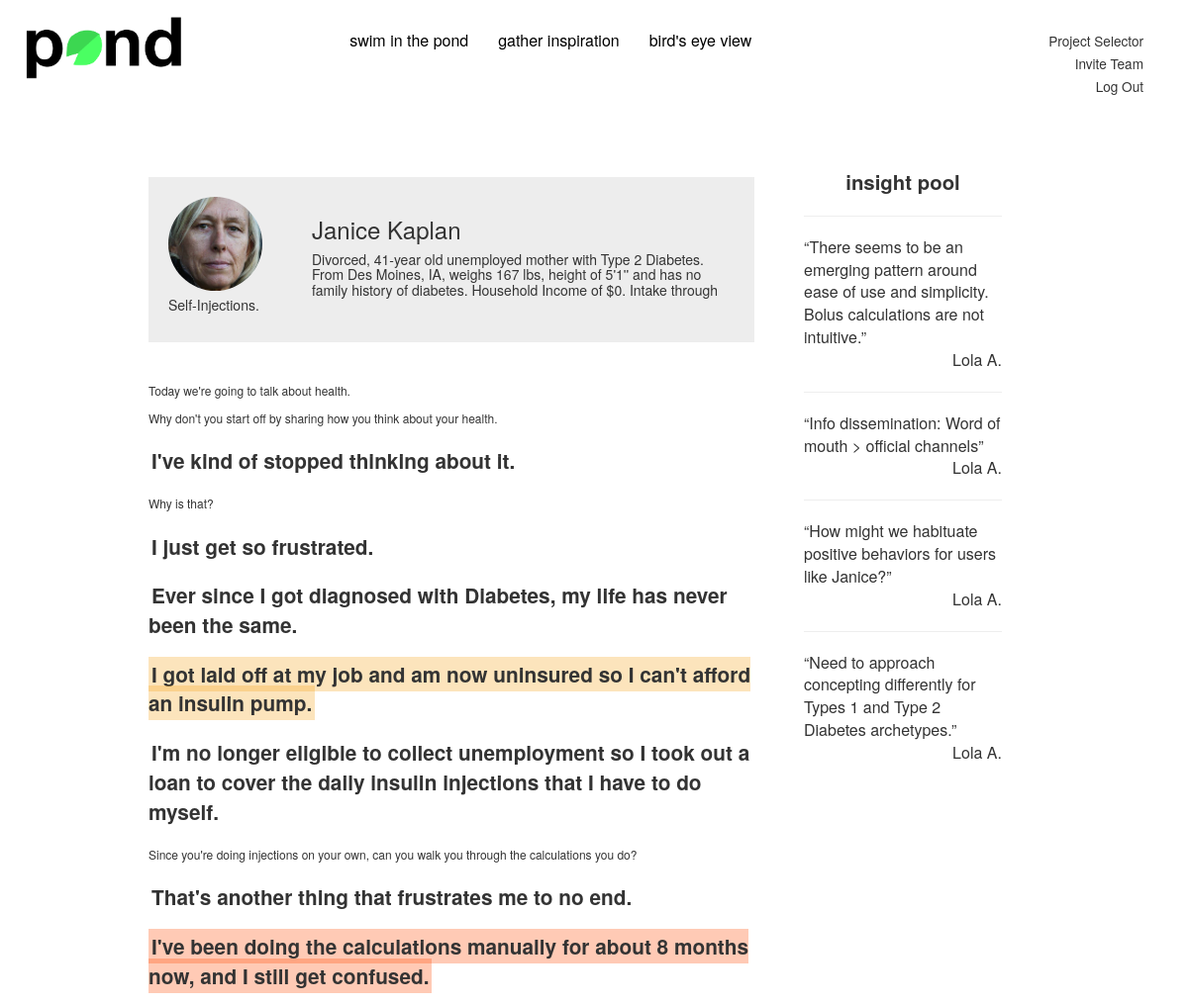
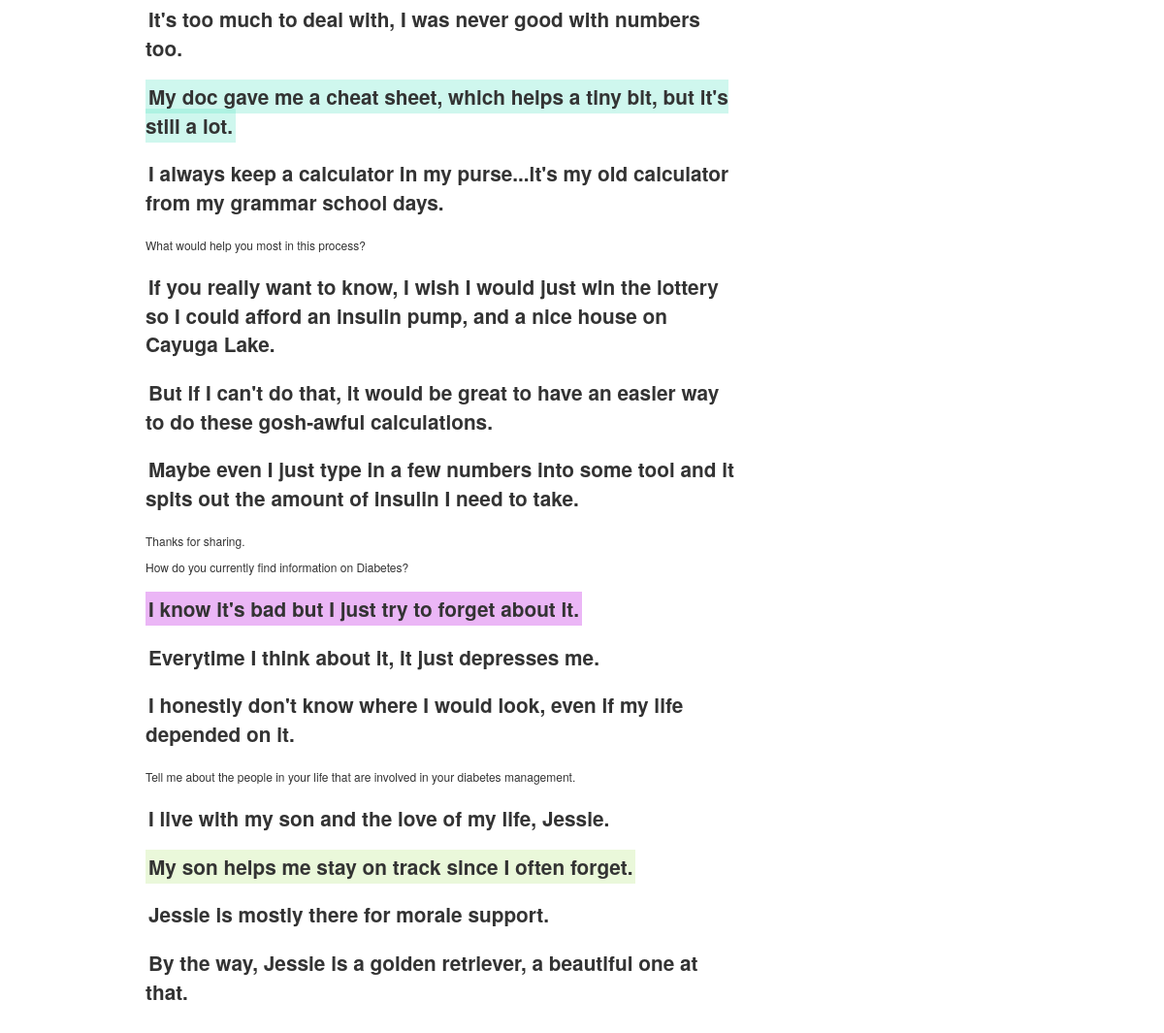
Page /respondent?rid=2 on the committed database (2 pictures, top to bottom).
### tables this page shows
CREATE TABLE respondents (
  rid integer primary key autoincrement,
  name text not null,
  description text
);

CREATE TABLE blurbs(
    bid integer primary key autoincrement,
    rid integer,
    uid integer,
    tid integer,
    blurb text,
    'time' datetime,
    score integer
);

### pond2.py (the view)
@app.route('/respondent')
def respondent():
    r = respondentFactory(request.args.get('rid'))
    blurbs = []
    db = get_db()
    c = db.cursor()
    c.execute("SELECT tid, uid \
    FROM transcripts WHERE rid = ?", r.rid)
    rows = c.fetchall()
    if len(rows) > 0:
        for row in rows:
            tid = row[0]
            uid = row[1]
            c.execute("SELECT bid, blurb, uid, rid \
            FROM blurbs WHERE tid = ?", (tid,))
            blurbRows = c.fetchall()
            if len(rows) > 0:
                for blurb in blurbRows:
                    c.execute("SELECT tagType\
                    FROM tags WHERE bid = ?", (blurb[0],))
                    tagRows = c.fetchall()
                    tags = []
                    if len(tagRows) > 0:
                        for t in tagRows:
                            tags.append(t[0])
                    c.execute("SELECT blurb, uid, cid\
                    FROM comments WHERE bid = ?", (blurb[0],))
                    commentRows = c.fetchall()
                    comments = []
                    if len(commentRows) > 0:
                        for comment in commentRows:
                            comments.append(Comment(
                                comment[2],
                                blurb[0],
                                comment[1],
                                comment[0]
                                ))
                    blurbs.append(Blurb(
                    blurb[0], blurb[3], blurb[2], row[0], blurb[1], comments, tags
                    ))
    return render_template('respondentOverview.html',
     respondent = r,
     transcript = Transcript(tid, r.rid, uid, blurbs),
     tags = getTagList()
     )

### pond2.py (called while the page is built)
def connect_db():
    rv = sqlite3.connect(app.config['DATABASE'])
    rv.row_factory = sqlite3.Row
    return rv

def get_db():
    if not hasattr(g, 'sqlite_db'):
        g.sqlite_db = connect_db()
    return g.sqlite_db

def userFactory(uid):
    db = get_db()
    db = db.cursor()
    db.execute("SELECT name \
    FROM users WHERE uid=?", [uid])
    one = db.fetchone()
    return User(uid, one[0])

def respondentFactory(rid):
    db = get_db()
    db = db.cursor()
    db.execute("SELECT name, description \
    FROM respondents WHERE rid=?", [rid])
    one = db.fetchone()
    return Respondent(rid, one[0], one[1])

def getTagList():
        tags=[]
        db = get_db()
        c = db.cursor()
        c.execute("SELECT tagTypeid,name,color \
        FROM tagTypes")
        rows = c.fetchall()
        if len(rows) > 0:
            for row in rows:
                tags.append(TagType(row[0],row[1],row[2]))
        return tags

### templates/respondentOverview.html (shortened to what this page needs)
{% extends "base.html" %}
{% block body %}
  <div id="container">
     <div id="transcript">
       <div id="respondentDetails" style="clear:both;">
           <img src="/static/s2/photos/rid{{respondent.rid}}.jpg"/>
           <h3>{{respondent.name}}</h3>
           <h5>{{respondent.details}}</h5>
       </div>
    {%for blurb in transcript.blurbs%}
    {%if blurb.uid < 0%}
       <div class="idea-view">
         <div class="insight-box">
            <span class="insight" bid="{{blurb.bid}}">{{blurb.blurb}}</span>
           </div>
         </div>
    {%else%}
        <div class="question">
            {{blurb.blurb}}
        </div>
    {%endif%}
    {%endfor%}
      </div>
      <div id="idea-pond">
          <div style="text-align:center; font-size:1.7em"><b>insight pool</b></div>
          <div class="idea-box">
             <hr>
             <div class="idea"> “There seems to be an emerging pattern around ease of use and simplicity.
               Bolus calculations are not intuitive.” </div>
              <div class="tagger-name"> Lola A.</div>
              <hr>
              <div class="idea"> “Info dissemination: Word of mouth > official channels”  </div>
               <div class="tagger-name"> Lola A.</div>
                 <hr>
               <div class="idea">“How might we habituate positive behaviors for users like Janice?”  </div>
                <div class="tagger-name"> Lola A.</div>
                <hr>
                <div class="idea">“Need to approach concepting differently for Types 1 and Type 2 Diabetes archetypes.”   </div>
                 <div class="tagger-name"> Lola A.</div>
         </div>
     </div>
  </div>
{% endblock %}

### static/s2/css/styles.css (style rules this page uses)
div { font-size: 16px; }
.red-highlight { background-color:rgba(255,81,12,.3) }
.green-highlight { background-color:rgba(184, 233, 134,.3) }
.blue-highlight { background-color:rgba(98, 229, 200,.3) }
.purple-highlight { background-color:rgba(189, 16, 224,.3) }
.orange-highlight { background-color: rgba(245, 166, 35,.3) }
#respondentDetails img { height:95px; width:95px; float:left; margin-right:50px; border-radius: 50%; }
.insight-box { background-color: white; border-style: solid; border-width: 5px; padding: 10px; }
.insight { font-weight: bold; font-size:1.3em; padding:3px; }
.tagger-name { text-align: right; }
#container { margin-left: 0%; height: 100%; width:80%; font-size:0; display: flex; overflow: hidden; height: 100vh; padding-top: 50px; position: relative; backface-visibility: hidden; will-change: overflow; margin: auto; }
#transcript, #tag-nav,#insight-pond, #idea-pond, #overview-pond, form, button { display: inline-block; *display: inline; zoom: 1; vertical-align: top; font-size: 12px; overflow: auto; height: auto; padding: .5rem; -webkit-overflow-scrolling: touch; -ms-overflow-style: none; }
#idea-pond { padding: 20px;width: 25%; background: white; }
#transcript { padding: 30px;width: 70%; background: white; }
#respondentDetails { width: 100%; background: #ededed; font-size: 12px; margin-bottom: 40px; }
#transcript .insight-box { border: none; }
.insight { cursor:move; margin:0; -webkit-transition: background-color 0.8s; -moz-transition: background-color 0.8s; transition: background-color 0.8s; }
.idea { -webkit-transition: background-color 0.8s; -moz-transition: background-color 0.8s; transition: background-color 0.8s; background-color: white; cursor:pointer; }
.idea-view { margin-top: 10px; }
#transcript .insight-box { padding: 0px; margin-top: 20px; margin-bottom: 20px; }
.question { font-size: 12px; margin-top: 10px; }
#respondentDetails { padding: 20px; }

### rows in the picture
respondents: name "Janice Kaplan", details "Divorced, 41-year old unemployed mother with Type 2 Diabetes. From Des Moines, IA, weighs 167 lbs, height of 5'1'' and has no family history of diabetes. Household Income of $0. Intake through Self-Injections."
blurbs: blurb "Today we're going to talk about health."
blurbs: blurb "Why don't you start off by sharing how you think about your health."
blurbs: blurb "I've kind of stopped thinking about it."
blurbs: blurb "Why is that?"
blurbs: blurb "I just get so frustrated."
blurbs: blurb "Ever since I got diagnosed with Diabetes, my life has never been the same."
blurbs: blurb "I got laid off at my job and am now uninsured so I can't afford an insulin pump."
blurbs: blurb "I'm no longer eligible to collect unemployment so I took out a loan to cover the daily insulin injections that I have to do myself."
blurbs: blurb "Since you're doing injections on your own, can you walk you through the calculations you do?"
blurbs: blurb "That's another thing that frustrates me to no end."
blurbs: blurb "I've been doing the calculations manually for about 8 months now, and I still get confused."
blurbs: blurb "It's too much to deal with, I was never good with numbers too."
blurbs: blurb "My doc gave me a cheat sheet, which helps a tiny bit, but it's still a lot."
blurbs: blurb "I always keep a calculator in my purse...it's my old calculator from my grammar school days."
blurbs: blurb "What would help you most in this process?"
blurbs: blurb "If you really want to know, I wish I would just win the lottery so I could afford an insulin pump, and a nice house on Cayuga Lake."
blurbs: blurb "But if I can't do that, it would be great to have an easier way to do these gosh-awful calculations."
blurbs: blurb "Maybe even I just type in a few numbers into some tool and it spits out the amount of insulin I need to take."
blurbs: blurb "Thanks for sharing."
blurbs: blurb "How do you currently find information on Diabetes?"
blurbs: blurb "I know it's bad but I just try to forget about it."
blurbs: blurb "Everytime I think about it, it just depresses me."
blurbs: blurb "I honestly don't know where I would look, even if my life depended on it."
blurbs: blurb "Tell me about the people in your life that are involved in your diabetes management."
blurbs: blurb "I live with my son and the love of my life, Jessie."
blurbs: blurb "My son helps me stay on track since I often forget."
blurbs: blurb "Jessie is mostly there for morale support."
blurbs: blurb "By the way, Jessie is a golden retriever, a beautiful one at that."
